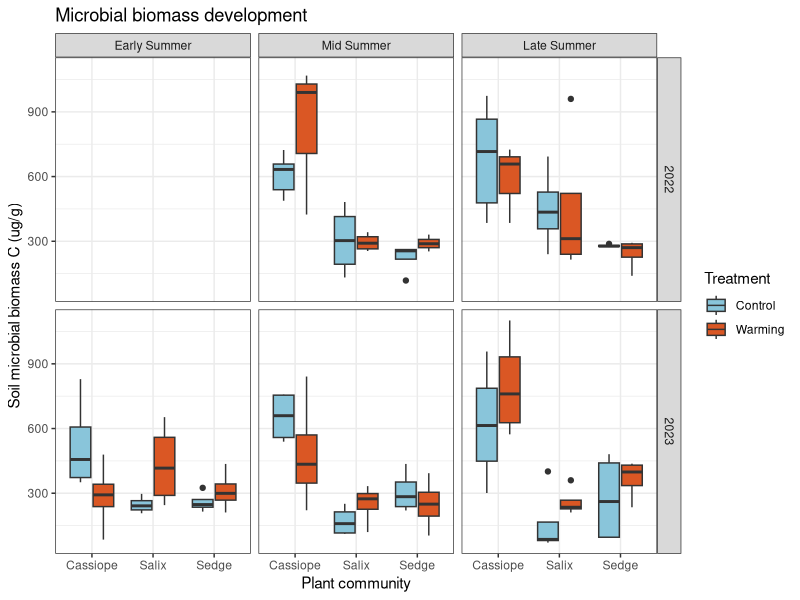
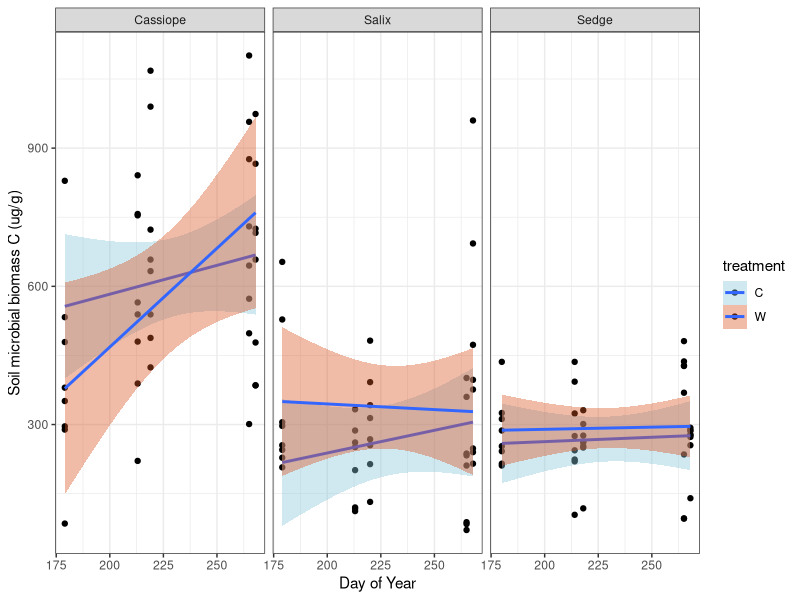
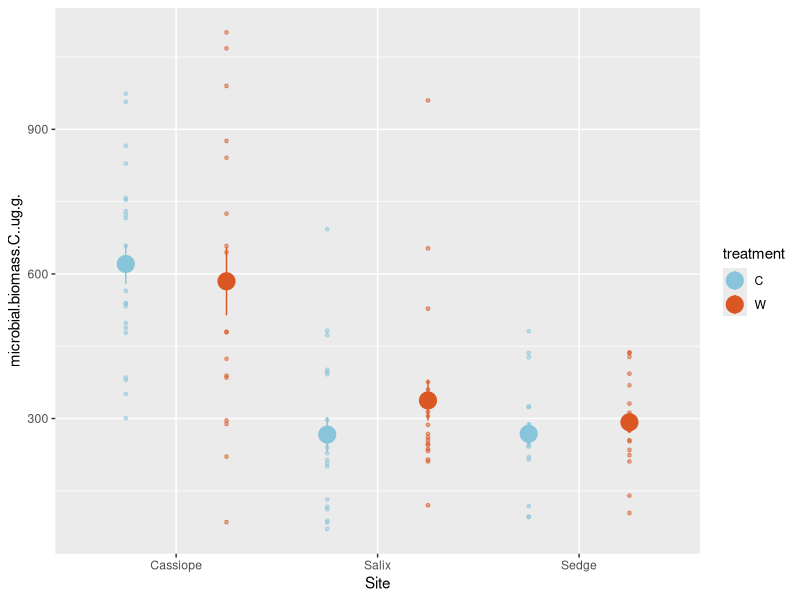
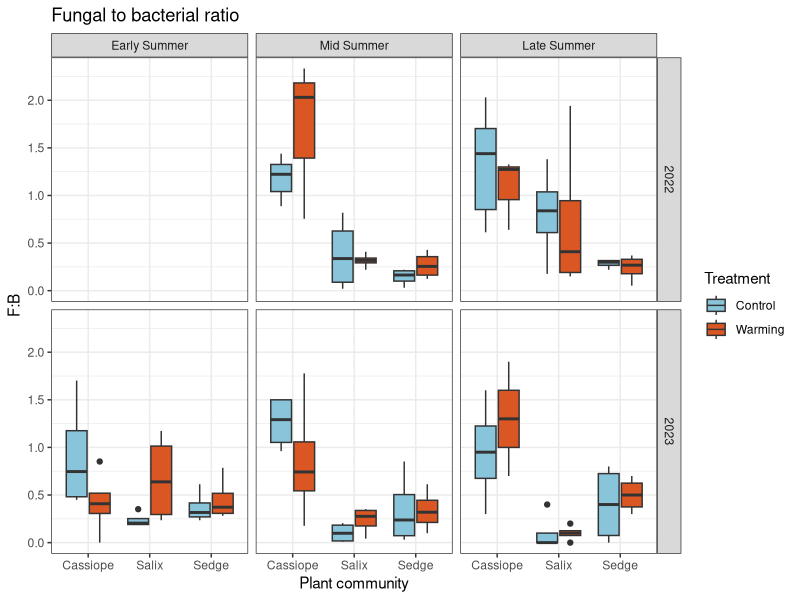
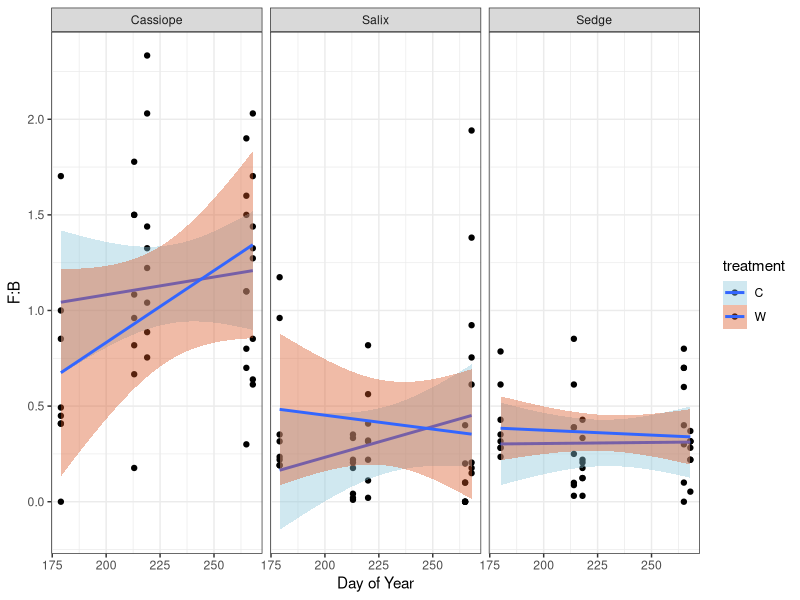
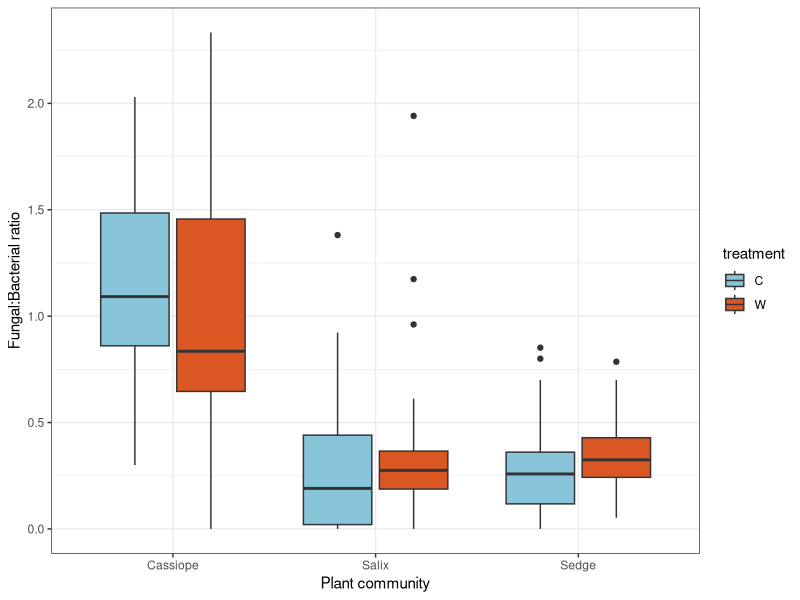
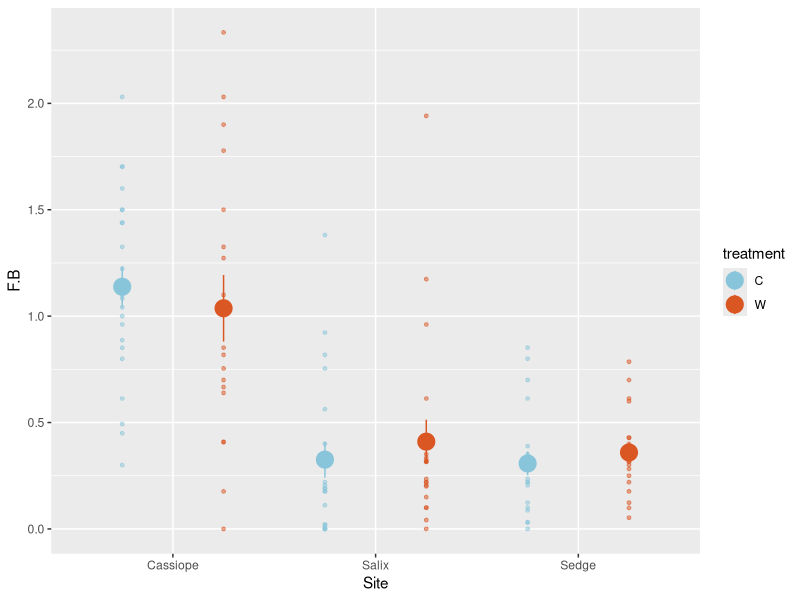
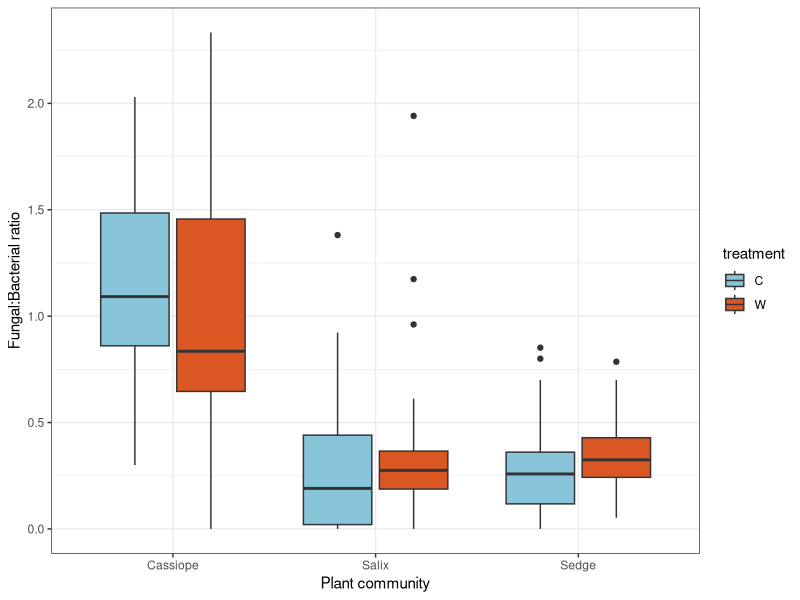

Recreate these plots in R, in order. (Note: this script raises an error after producing the figures.)
library(ggplot2)
library(tidyr)
library(dplyr)
library(tidyverse)
library(lubridate)
library(lme4)
library(lmerTest)

dat<-read.csv("Microbiometer_analysis/Microbiometer_Data_complete.csv")
dat<-rename(dat, treatment=treatment..W.C.)
str(dat)

#make pre/post flood 
dat$plot<-as.numeric(dat$Plot)
unique(dat$Date)

dat$year <- lubridate::year(dat$Date)
dat$doy <- lubridate::yday(dat$Date)


#S1= first sampling S2= second sampling
dat<-group_by(dat, year)%>%
  mutate(., Season=case_when(doy<200 ~ "Early Summer",
                             doy>240 ~ "Late Summer",
                             TRUE ~"Mid Summer"))

  #mutate(dat, doy=yday(Date))%>%
 # mutate(time=if_else(doy<250, "S1", "S2"))%>%
  #      mutate(., flood=case_when(plot<7 ~"flood",
   #                            TRUE~ "no flood"))

#dat<-mutate(dat, time=fct_relevel(time, "pre", "post"))

#trying to organize the seasons 
dat$Season_o <- factor(dat$Season, levels=c("Early Summer", "Mid Summer", "Late Summer"))

#Mic biomass by treatment 
# may want to log these? for normal distribution?
            ggplot(dat, aes(x=Site, y=microbial.biomass.C..ug.g., fill=treatment))+
              geom_boxplot(aes(fill=treatment))+
             ylab("Soil microbial biomass C (ug/g)")+ theme_bw() + xlab("Plant community") +
              facet_grid(year~.+ Season_o) +
              labs(title = "Microbial biomass development", fill= "Treatment") +
              scale_fill_manual(values=c( "#89C5DA", "#DA5724"),name = "Treatment",  labels = c("Control", "Warming")) 
              #scale_fill_discrete(name = "Treatment",  labels = c("Control", "Warming") ) 
            
            ggplot(dat, aes(x=doy, y=microbial.biomass.C..ug.g., fill=treatment))+
              geom_point(aes(fill=treatment))+
              geom_smooth(method="lm")+
              facet_wrap(~Site)+
              ylab("Soil microbial biomass C (ug/g)")+ theme_bw() + xlab("Day of Year") +
              scale_fill_manual(values=c( "#89C5DA", "#DA5724")) #+
              #facet_wrap(~Season + year)
            
            ggplot(dat, aes(x=Site, y=microbial.biomass.C..ug.g.))+
              geom_jitter(mapping = aes(x=Site, y=microbial.biomass.C..ug.g., colour=treatment), 
                          size=1, alpha=0.5, position=position_dodge(width=1))+
              geom_pointrange(mapping = aes(x=Site, y=microbial.biomass.C..ug.g., colour=treatment),
                              stat = "summary", position=position_dodge(width=1), size=1.2)+
              scale_color_manual(values=c( "#89C5DA", "#DA5724")) 
            
#F:B by treatment             
            ggplot(dat, aes(x=Site, y=F.B, fill=treatment))+
              geom_boxplot(aes(fill=treatment))+
              ylab("F:B")+ theme_bw() + xlab("Plant community") +
              facet_grid(year~.+ Season_o) +
              labs(title = "Fungal to bacterial ratio", fill= "Treatment") +
              scale_fill_manual(values=c( "#89C5DA", "#DA5724"),name = "Treatment",labels = c("Control", "Warming"))
              #scale_color_manual(aesthetics = "#89C5DA", "#DA5724") #+
              #facet_wrap(~Season + year)
            
            ggplot(dat, aes(x=doy, y=F.B, fill=treatment))+
              geom_point(aes(fill=treatment))+
              geom_smooth(method="lm")+
              facet_wrap(~Site)+
              ylab("F:B")+ theme_bw() + xlab("Day of Year") +
              scale_fill_manual(values=c( "#89C5DA", "#DA5724")) #+
            #facet_wrap(~Season + year)
            
             ggplot(dat, aes(x=Site, y=F.B, fill=treatment))+
            geom_boxplot(aes(fill=treatment))+
              ylab("Fungal:Bacterial ratio")+ theme_bw() + xlab("Plant community")+
              scale_fill_manual(values=c( "#89C5DA", "#DA5724")) 
            
            ggplot(dat, aes(x=Site, y=F.B))+
            geom_jitter(mapping = aes(x=Site, y=F.B, colour=treatment), 
                        size=1, alpha=0.5, position=position_dodge(width=1))+
              geom_pointrange(mapping = aes(x=Site, y=F.B, colour=treatment),
                              stat = "summary", position=position_dodge(width=1), size=1.2)+
              scale_color_manual(values=c( "#89C5DA", "#DA5724")) 
            

    ggplot(dat, aes(x=Site, y=F.B, fill=treatment))+
              geom_boxplot(aes(fill=treatment))+
              ylab("Fungal:Bacterial ratio")+ theme_bw() + xlab("Plant community")+
              scale_fill_manual(values=c( "#89C5DA", "#DA5724")) 

#plots for BC PARF talk 
#first trip vs. second trip by treatment     
#MBC
ggplot(dat, aes(x=time, y=microbial.biomass.C..ug.g., fill=treatment))+
      geom_boxplot(aes(fill=treatment))+
      ylab("Soil Microbial biomass C")+ theme_bw() + xlab("Plant community")+
      scale_fill_manual(values=c( "#89C5DA", "#DA5724")) +
      facet_wrap(~Site)
#F:B
ggplot(dat, aes(x=time, y= F.B, fill=treatment))+
  geom_boxplot(aes(fill=treatment))+
  ylab("Fungi:Bacteria")+ theme_bw() + xlab("Plant community")+
  scale_fill_manual(values=c( "#89C5DA", "#DA5724")) +
  facet_wrap(~Site)

#during vs. post flood 
#Subset for flooded plots 
#MBC
ggplot(subset(dat,Site=="Salix"&flood!="no flood"), aes(x=flood, y=microbial.biomass.C..ug.g., fill=treatment))+
  geom_boxplot(aes(fill=treatment))+
  ylab("Soil microbial biomass C (ug/g)")+ theme_bw() + xlab("Plant community")+
  scale_fill_manual(values=c( "#89C5DA", "#DA5724")) +
  facet_wrap(~time)

#F:B
ggplot(subset(dat,Site=="Salix"&flood!="no flood"), aes(x=flood, y=F.B, fill=treatment))+
  geom_boxplot(aes(fill=treatment))+
  ylab("Fungi:Bacteria")+ theme_bw() + xlab("Plant community")+
  scale_fill_manual(values=c( "#89C5DA", "#DA5724")) +
  facet_wrap(~time)

# ANOVAs
# check distribution
hist(dat$microbial.biomass.C..ug.g.)
#Check transformation to normal
hist(log(dat$microbial.biomass.C..ug.g.))

Model1 <- aov(data = dat, formula = log(microbial.biomass.C..ug.g.) ~ treatment*Season*Site)
summary(Model1)
TukeyHSD(Model1)

#look at cass only
Modelcass <- aov(data = subset(dat, Site=="Cassiope"), 
                 formula = log(microbial.biomass.C..ug.g.) ~ treatment*Season*as.factor(year))
summary(Modelcass)
TukeyHSD(Modelcass)

# F:B
#check distribution
hist(dat$F.B)
# transofrming the data (cube root)
dat$F.Bcubr <- (dat$F.B^(1/3))
# running the model
ModelFB <- aov(data = dat, formula = F.Bcubr ~ treatment*Season*Site)
summary(ModelFB)   

#Linear model biomass
Linear1 <- lm(data = dat, formula = log(microbial.biomass.C..ug.g.) ~ doy*Site*treatment)
summary(Linear1)
hist(dat$microbial.biomass.C..ug.g.)
